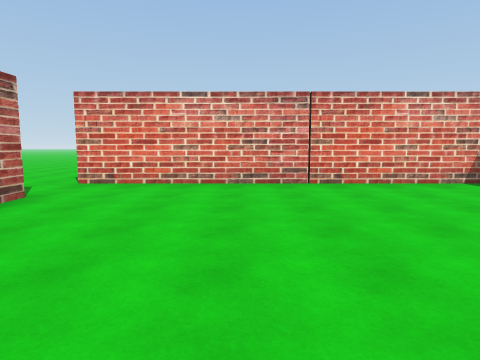
View 1 (above)

22 first-person views from a walk through a scene from a Unity 3-D project. The camera is 1.5 m above the floor, tilts 6° down and sees 75° across. The floor is counted in squares, 2 m on a side. Each view is taken from the middle of a square. On the plan, view 1 faces up. The plan holds only what a view shows up to about 10 squares ahead; the rest is blank. The place goes on beyond the plan. The player is left out. Some surface patterns are stand-ins.

View 2
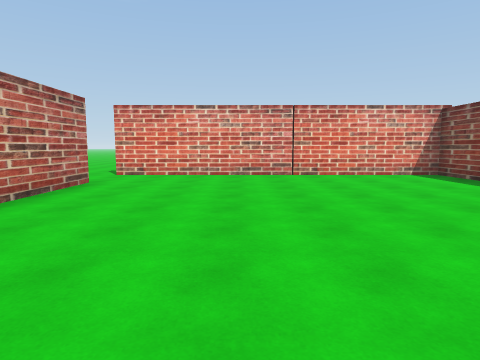

View 3
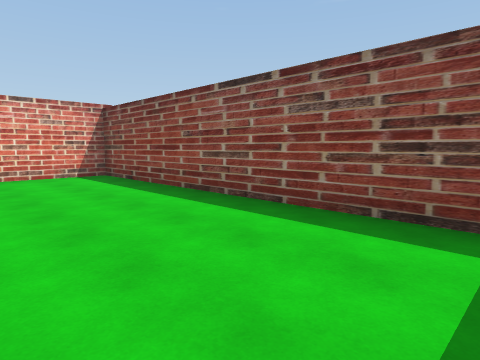

View 4
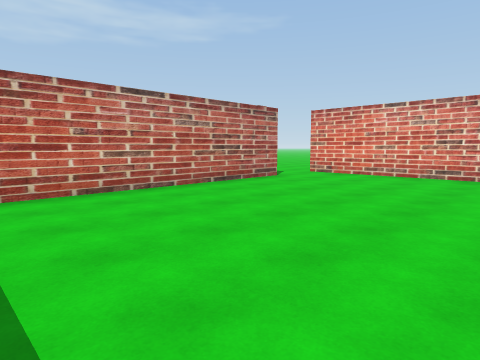

View 5
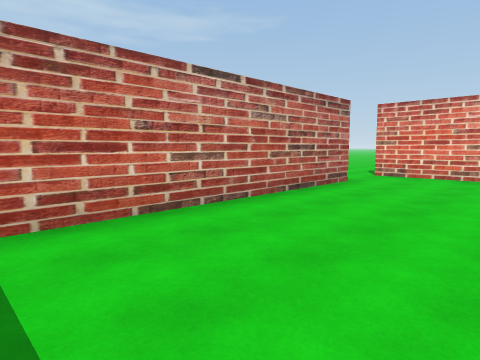

View 6
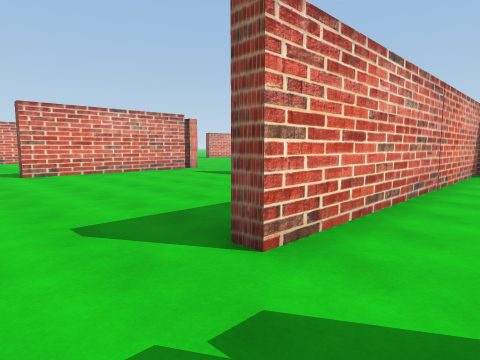

View 7
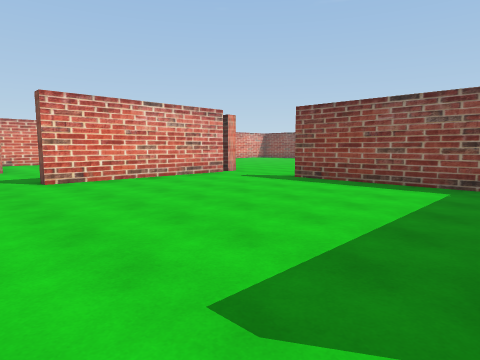

View 8
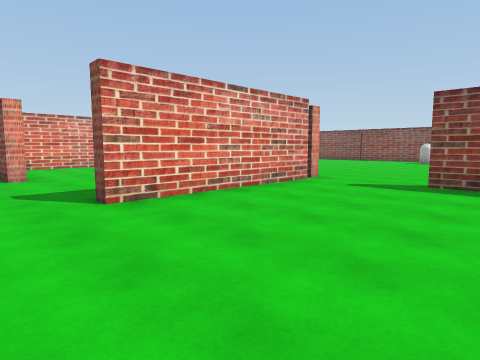

View 9
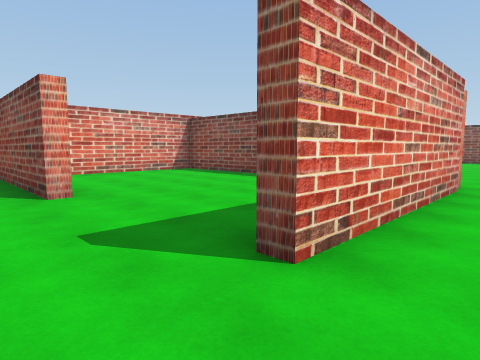

View 10
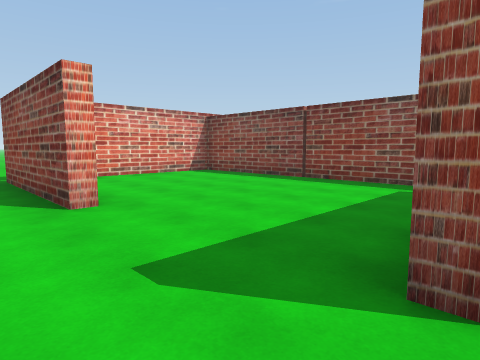

View 11
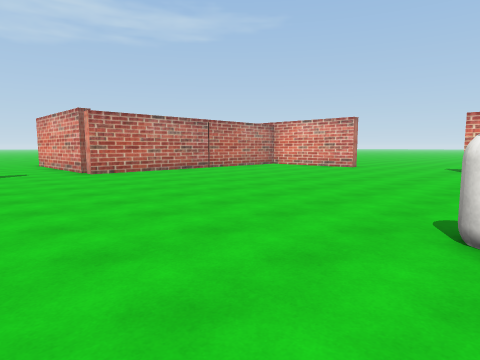

View 12
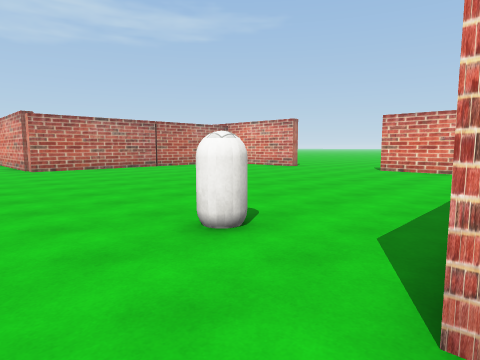

View 13
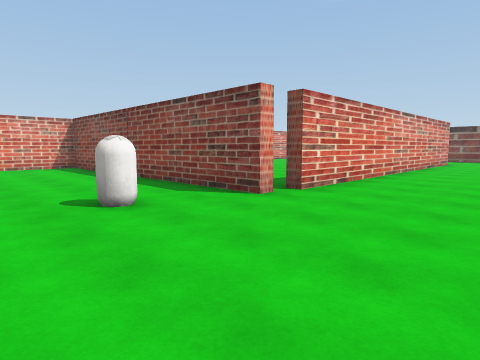

View 14
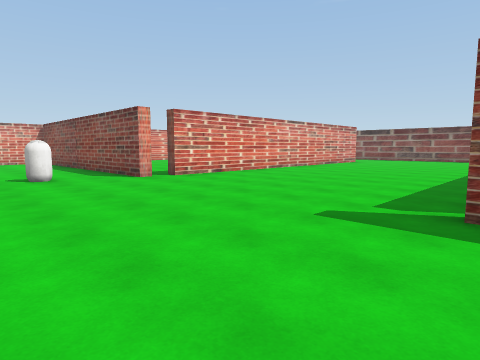

View 15
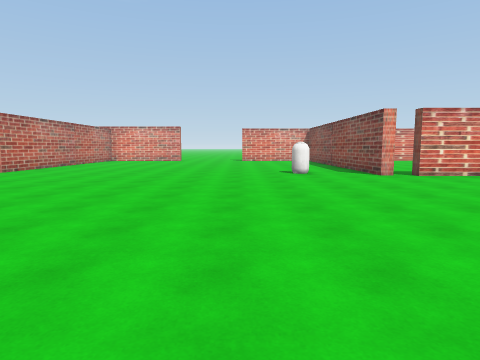

View 16
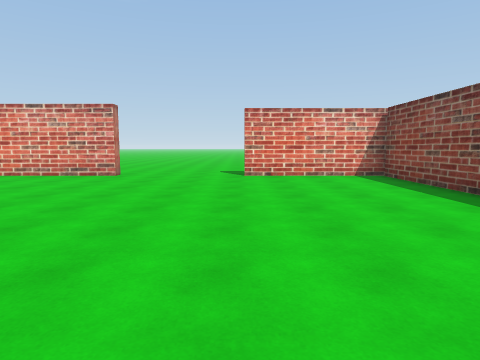

View 17
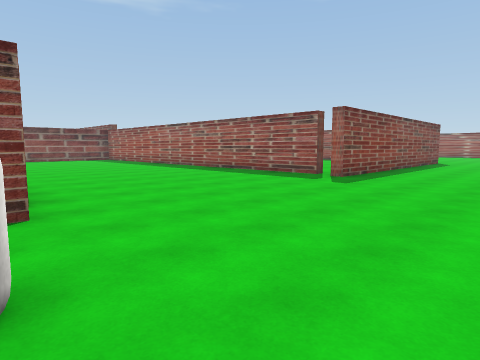

View 18
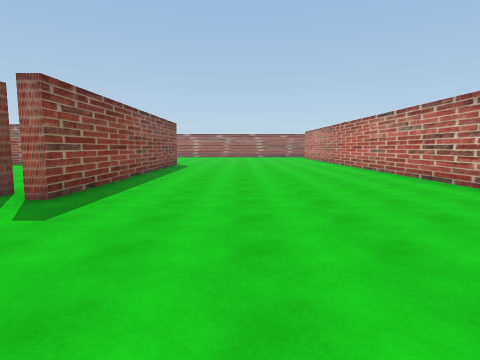

View 19
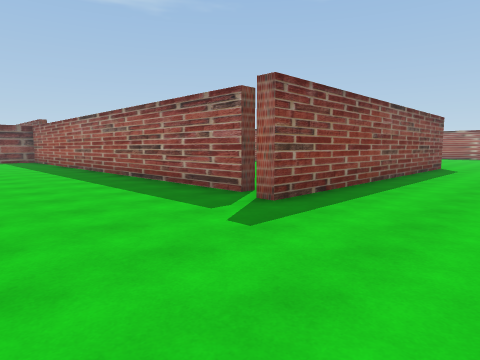

View 20
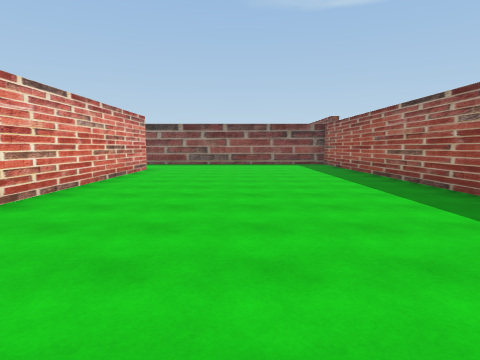

View 21
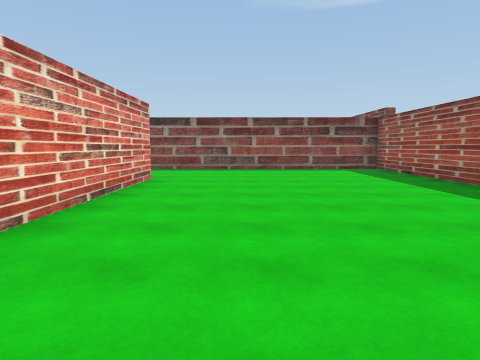

View 22
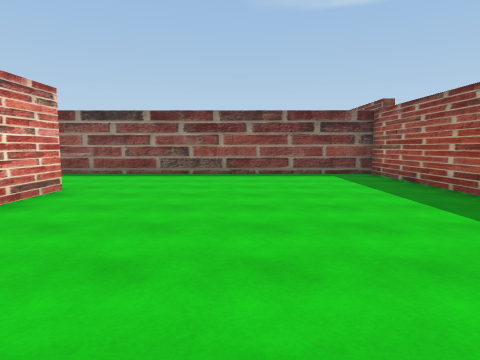

### Floor plan
Points are (right, up) in squares from view 1. A wall is a line through its corners. A room is listed if a view was taken in it or the views show most of it. See-through windows are left out.
Room 1 (views 1, 2, 3, 4, 5, 6)
walls: (-3.2, 4.6) (-3.2, -1.6); (5.4, -1.6) (5.4, 6.4) (-3.4, 6.4)
ways out: opening at (-4.5, 7) to room 2
Room 2 (views 7, 8, 9)
walls: (-3.4, 6.4) (-3.4, 6.9); (1.6, 6.4) (1.6, 11.6); (2, 14.1) (-3.4, 14.1)
ways out: opening at (-4.5, 7) to room 1; opening at (-4.5, 14) to room 3; opening at (2, 12.5) to room 4
Room 3 (view 10)
walls: (-3.4, 18.1) (-3.8, 18.1); (-3.4, 14.1) (-3.4, 14.5); (1.1, 22.2) (-2.2, 22.2); (1.6, 14.1) (1.6, 21.6)
ways out: opening at (-4.5, 14) to room 2
Room 4 (views 11, 12, 13, 14, 15, 16, 17, 18, 19, 20, 21, 22)
walls: (12.7, 13.2) (12.7, 22.2) (9.1, 22.2); (13.7, 5.9) (13.7, 6.3) (27.8, 6.3) (27.8, 11.4); (5.7, 5.4) (5.7, 0.9); (24.5, 13.1) (13.7, 13.1) (13.7, 13.5); (2, 16.2) (2, 14.1); (5.7, 22.6) (5.7, 22.2) (2.6, 22.2); (12.7, -1.5) (12.7, 6.6) (13.1, 6.6)
ways out: opening at (2, 12.5) to room 2; opening at (26, 12.7)
objects: other object (11, 14)

Where each view was taken, in squares from view 1:
view 1: 0 up, 0 right, facing up
view 2: 2 down, 0 right, facing up
view 3: 2 down, 2 right, facing up-right
view 4: 2 down, 2 right, facing up-left
view 5: 2 down, 0 right, facing up-left
view 6: 5 up, 5 left, facing up-right
view 7: 7 up, 5 left, facing up-right
view 8: 10 up, 5 left, facing up-right
view 9: 13 up, 5 left, facing up-right
view 10: 14 up, 5 left, facing up-right
view 11: 11 up, 11 right, facing up-left
view 12: 12 up, 13 right, facing up-left
view 13: 10 up, 9 right, facing up-right
view 14: 6 up, 9 right, facing up-right
view 15: 5 up, 9 right, facing up
view 16: 14 up, 9 right, facing up
view 17: 14 up, 9 right, facing down-right
view 18: 11 up, 10 right, facing down
view 19: 10 up, 10 right, facing down-right
view 20: 10 up, 14 right, facing right
view 21: 11 up, 17 right, facing right
view 22: 10 up, 19 right, facing right
